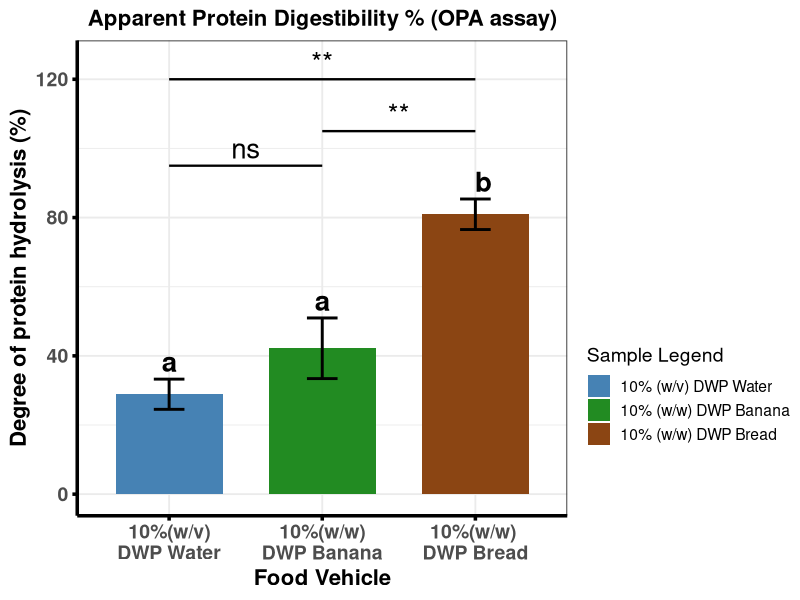
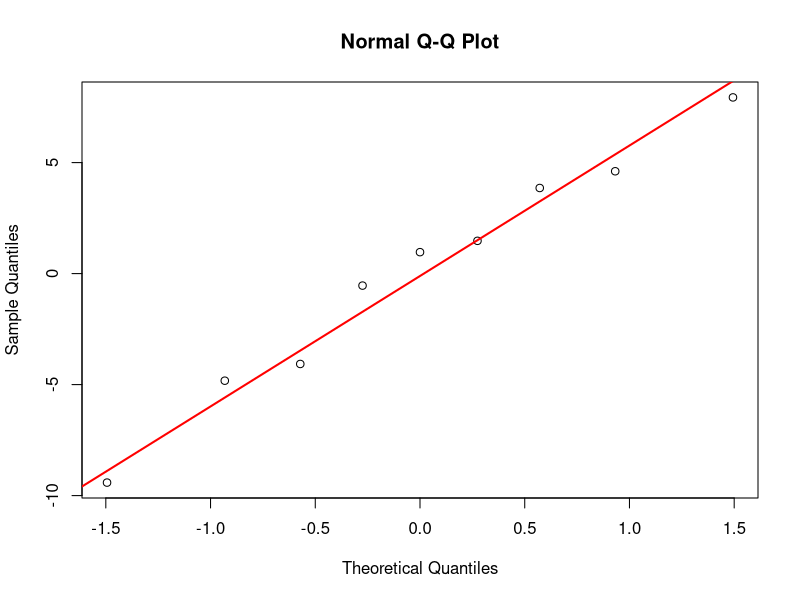
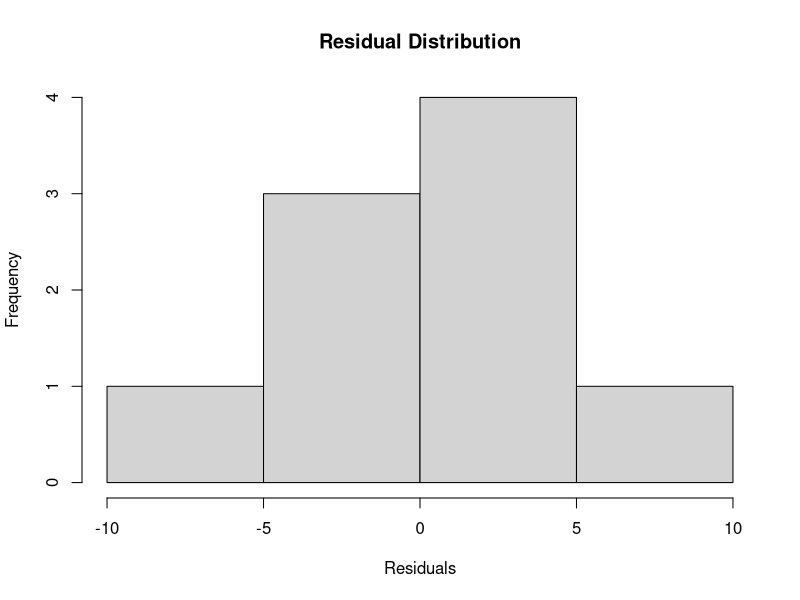

Source code (R) for these figures, in order:
#This Code is made by Maruf Raihan (PhD,NICHE,Ulster)for OPA data statistical analysis and visual presentation

library(ggplot2)
library(emmeans)
library(multcomp)
library(multcompView)

# ---------------------------------------------------------
# 1. RAW OPA DATA
# ---------------------------------------------------------
df_raw <- data.frame(
  Sample = factor(rep(c("10%(w/v)\nDWP Water", "10%(w/w)\nDWP Banana", "10%(w/w) \nDWP Bread"), each = 3),
                  levels = c("10%(w/v)\nDWP Water", "10%(w/w)\nDWP Banana", "10%(w/w) \nDWP Bread")),
  Value = c(
    28.36, 24.83, 33.51,   # 10%(w/v)\nDWP Water
    32.78, 43.67, 50.13,   # 10%(w/w)\nDWP Banana
    76.13, 84.81, 81.92    # 10%(w/w) \nDWP Bread
  )
)

# ---------------------------------------------------------
# 2. DESCRIPTIVE STATS (auto)
# ---------------------------------------------------------
df_stats <- aggregate(Value ~ Sample, df_raw, function(x) {
  c(Mean = mean(x), SD = sd(x), CV = sd(x)/mean(x)*100)
})

df_stats <- do.call(data.frame, df_stats)
names(df_stats) <- c("Sample", "Mean", "SD", "CV")

# ---------------------------------------------------------
# 3. ANOVA + TUKEY
# ---------------------------------------------------------
model <- aov(Value ~ Sample, data = df_raw)
emm <- emmeans(model, ~ Sample)
tukey <- summary(pairs(emm, adjust = "tukey"))

# ---------------------------------------------------------
# 4. Tukey LETTERS
# ---------------------------------------------------------
cld_out <- suppressMessages(
  cld(emm, Letters = letters, adjust = "tukey")
)

letters_df <- as.data.frame(cld_out)

# Merge letters into stats
df_stats2 <- merge(df_stats, letters_df[, c("Sample", ".group")], by = "Sample")

# Extract p-values
p_WB  <- tukey$p.value[1]   # Water vs Banana
p_WBr <- tukey$p.value[2]   # Water vs Bread
p_BBr <- tukey$p.value[3]   # Banana vs Bread

# ---------------------------------------------------------
# 5. Convert p-values → asterisks
# ---------------------------------------------------------
p_to_star <- function(p) {
  if (p < 0.0001) return("****")
  if (p < 0.01)    return("**")
  if (p < 0.05)    return("*")
  return("ns")
}

star_WB  <- p_to_star(p_WB)
star_WBr <- p_to_star(p_WBr)
star_BBr <- p_to_star(p_BBr)

# ---------------------------------------------------------
# 6. BASE PLOT
# ---------------------------------------------------------
p_opa <- ggplot(df_stats2, aes(x = Sample, y = Mean, fill = Sample)) +
  geom_col(width = 0.7) +
  geom_errorbar(aes(ymin = Mean - SD, ymax = Mean + SD),
                width = 0.2, linewidth = 1) +
  
  # Tukey letters ABOVE bars
  geom_text(
    aes(x = Sample, y = Mean + SD + 5, label = .group),
    size = 7,
    fontface = "bold"
  ) +
  
  scale_fill_manual(
    values = c("10%(w/v)\nDWP Water" = "steelblue",
               "10%(w/w)\nDWP Banana" = "forestgreen",
               "10%(w/w) \nDWP Bread" = "saddlebrown"),
    labels = c(
      "10% (w/v) DWP Water",
      "10% (w/w) DWP Banana",
      "10% (w/w) DWP Bread"
    ),
    
    name = "Sample Legend"
  ) +
  
  theme_bw(base_size = 14) +
  theme(
    legend.position = "right",
    legend.box = "vertical",
    legend.margin = margin(t = 170),      # push legend downward
    plot.title = element_text(size = 16, face = "bold", hjust = 0.5),
    axis.text.x = element_text(size = 14, face = "bold"),
    axis.text.y = element_text(size = 14, face = "bold"),
    axis.title.x = element_text(size = 16, face = "bold"),
    axis.title.y = element_text(size = 16, face = "bold"),
    axis.line = element_line(colour = "black", linewidth = 1.2),
    axis.ticks = element_line(colour = "black", linewidth = 1.2)
  ) +
  labs(
    title = "Apparent Protein Digestibility % (OPA assay)",
    x = "Food Vehicle",
    y = "Degree of protein hydrolysis (%)"
  )

# ---------------------------------------------------------
# 7. AUTOMATED BRACKETS BASED ON ANOVA OUTPUT
# ---------------------------------------------------------

# Water vs Banana
p_opa <- p_opa +
  annotate("segment", x = 1, xend = 2, y = 95, yend = 95, linewidth = 0.8) +
  annotate("text", x = 1.5, y = 100, label = star_WB, size = 7)

# Banana vs Bread
p_opa <- p_opa +
  annotate("segment", x = 2, xend = 3, y = 105, yend = 105, linewidth = 0.8) +
  annotate("text", x = 2.5, y = 110, label = star_BBr, size = 7)

# Water vs Bread
p_opa <- p_opa +
  annotate("segment", x = 1, xend = 3, y = 120, yend = 120, linewidth = 0.8) +
  annotate("text", x = 2, y = 125, label = star_WBr, size = 7)

print(p_opa)

cat("\n=== DESCRIPTIVE STATS ===\n")
print(df_stats2)

cat("\n=== ANOVA SUMMARY ===\n")
print(summary(model))

cat("\n=== TUKEY POST-HOC ===\n")
print(tukey)

# ---------------------------------------------------------
# ANOVA ASSUMPTION CHECKS
# ---------------------------------------------------------

# Extract residuals
res <- residuals(model)

# Shapiro-Wilk normality test
shapiro.test(res)

# Q-Q plot
qqnorm(res)
qqline(res, col = "red", lwd = 2)

# Histogram of residuals
hist(res,
     main = "Residual Distribution",
     xlab = "Residuals")

library(car)

leveneTest(Value ~ Sample, data = df_raw)


#Methods

#Assumptions of normality and homogeneity of variance were assessed using the Shapiro-Wilk and Levene's tests, respectively. Differences among food matrices were evaluated by one-way ANOVA followed by Tukey's HSD post hoc test (p < 0.05).

#Results (if reporting assumptions)

#Residuals were normally distributed (Shapiro-Wilk: W = 0.979, p = 0.957), supporting the use of parametric analyses.
